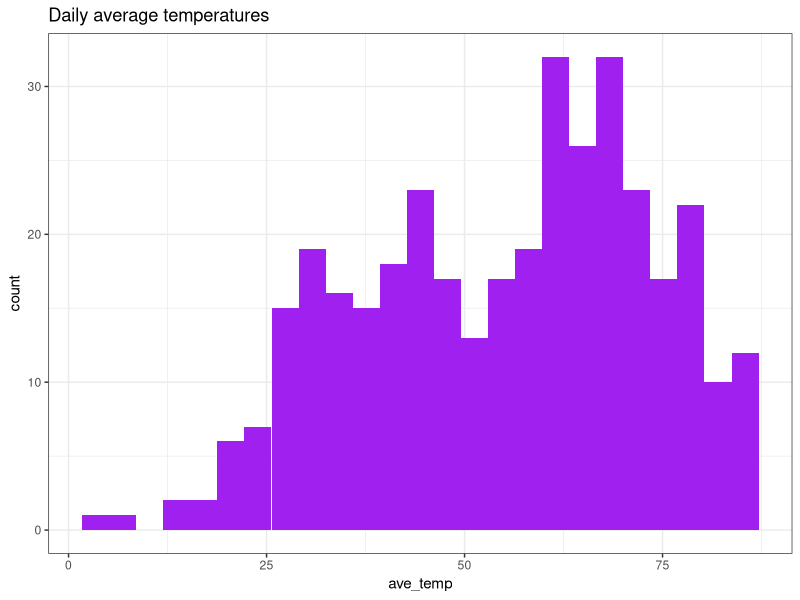
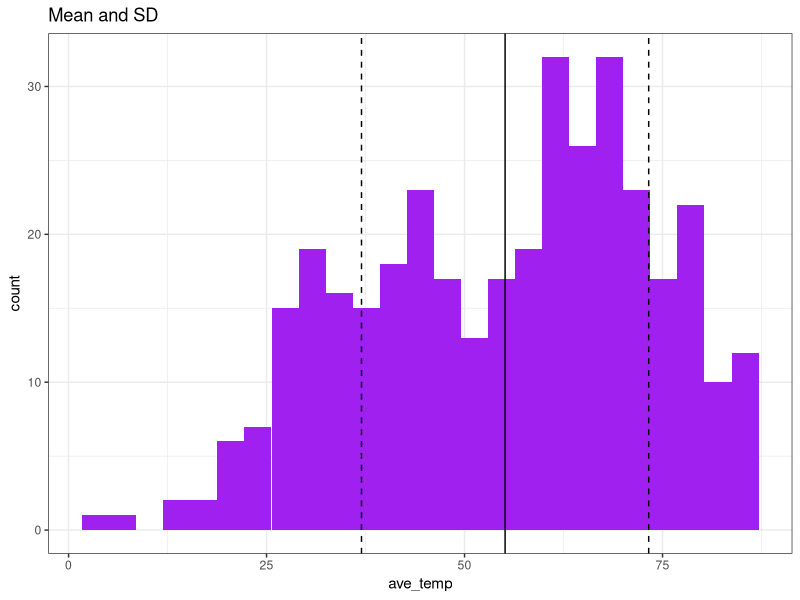
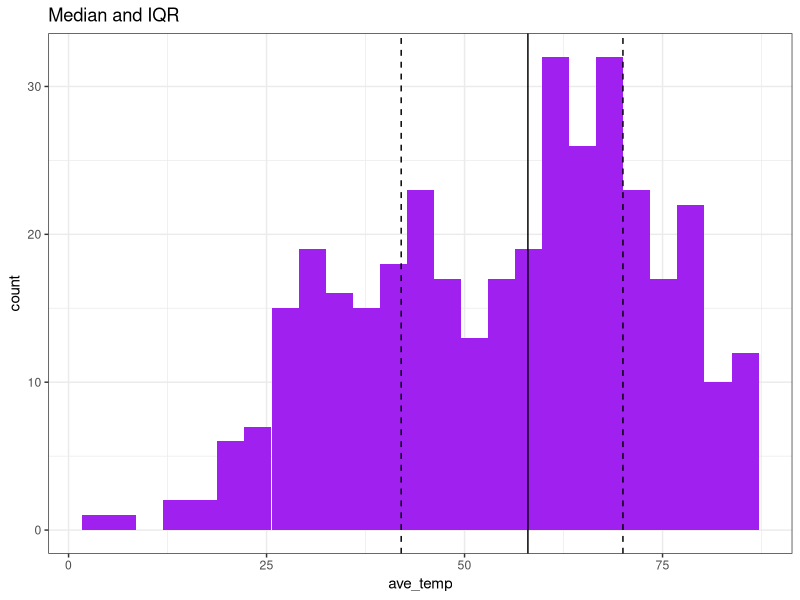
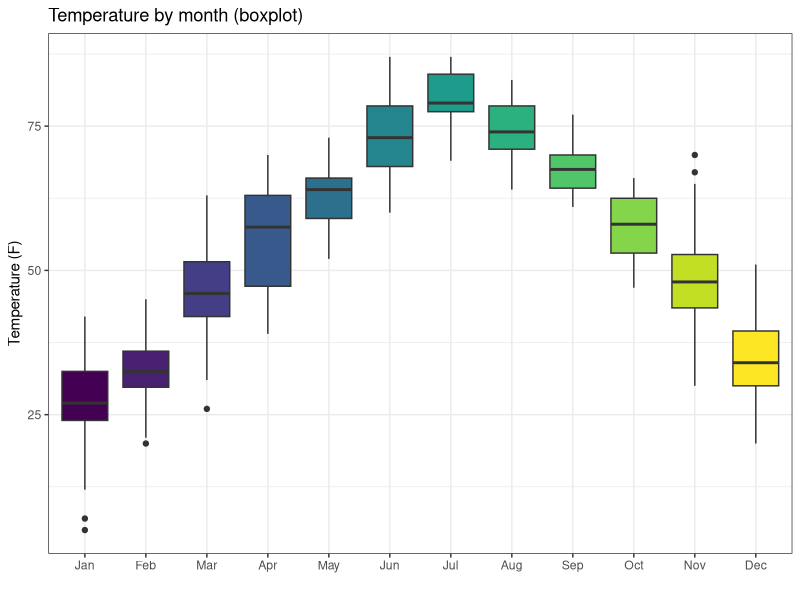
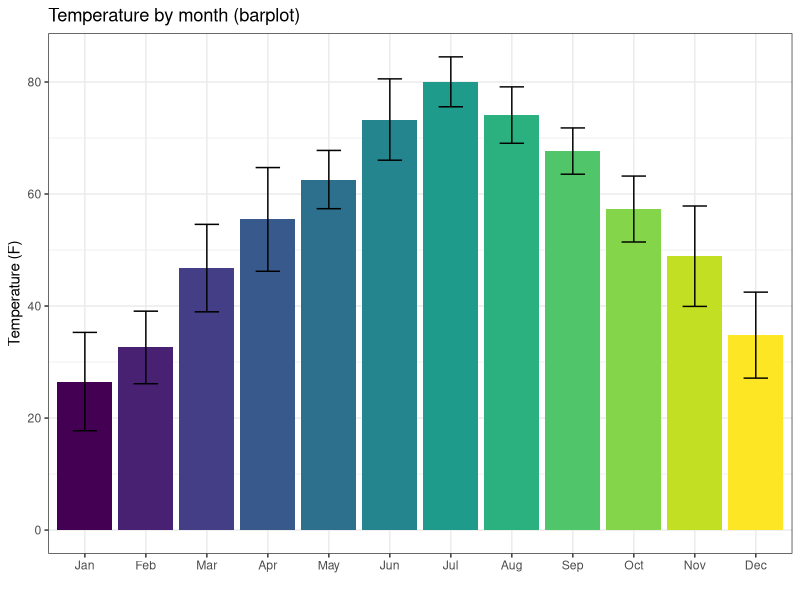
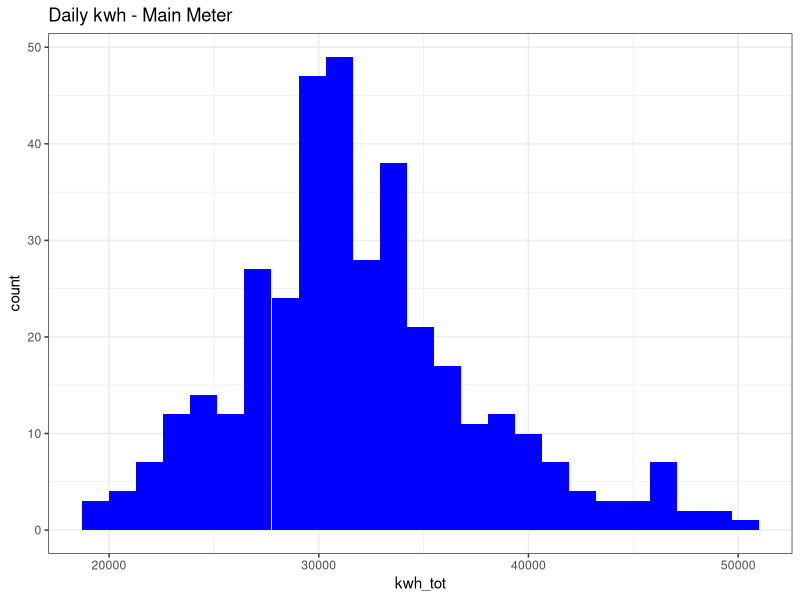
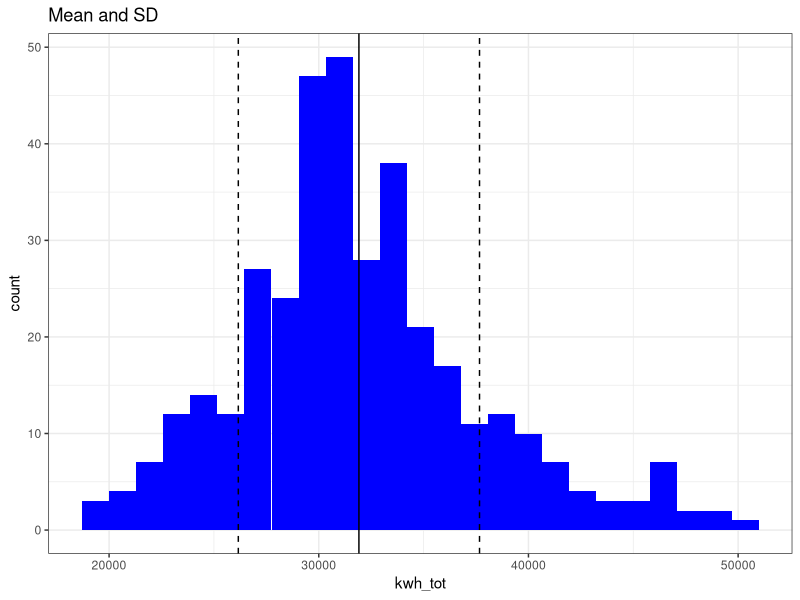
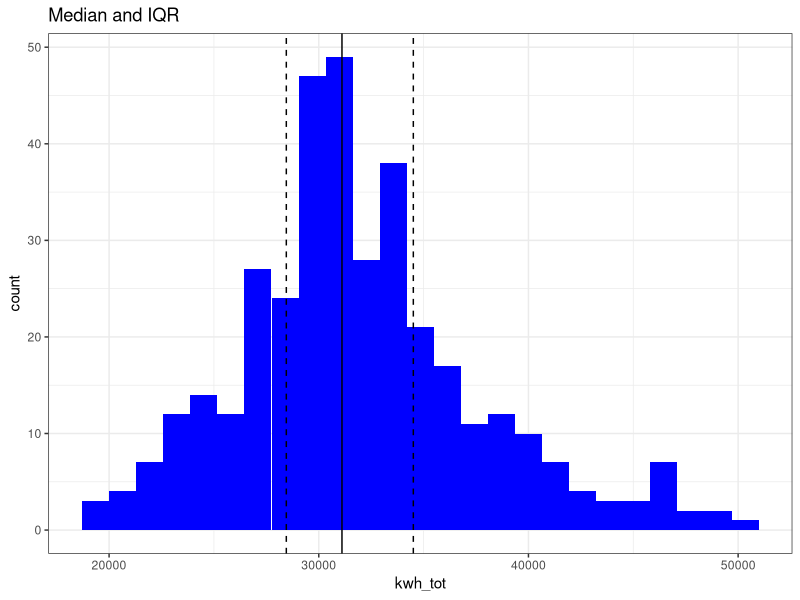

Recreate these plots in R, in order.
## ---- chunk 1
knitr::opts_chunk$set(echo = TRUE)
## ---- chunk 2
library(tidyverse)
## ---- chunk 3
# load datasets
kwh_yr <- read.csv("./data/kwh_by_building.csv", strip.white = TRUE)
kwh_daily <- read.csv("./data/FY25 PPL Electricity Data.csv", strip.white = TRUE)
buildings <- read.csv("./data/building_list_FY25.csv", strip.white = TRUE)

# create key from meters to building names
meter_key <- select(kwh_yr, meter_origin, NAME)

# create key from NAME to building type
bldg_type <- select(buildings, NAME, type)
## ---- chunk 4
kwh_yr_agg <- kwh_yr %>%
  left_join(buildings, by = "NAME") %>%
  filter(!(NAME %in% c("Main Meter", "Solar Farm",""))) %>%
  group_by(NAME) %>%
  summarize(kwh_tot = sum(kwh_tot, na.rm = TRUE),
            sqft = mean(sqft, na.rm = TRUE),
            n = n()) %>%
  mutate(kwh_sqft = kwh_tot/sqft) %>%
  left_join(bldg_type, by = "NAME") %>%
  filter(NAME != "Biddle Press Box + Restrooms" & # remove outliers 
           type != "Res Hall - U") # remove category w/o sqft data

kwh_day_agg <- kwh_daily %>%
  left_join(meter_key, by = "meter_origin") %>%
  left_join(buildings, by = "NAME") %>%
  filter(!(NAME %in% c("Main Meter", "Solar Farm",""))) %>%
  group_by(NAME, date) %>%
    summarize(kwh_tot = sum(total_kwh, na.rm = TRUE),
            sqft = mean(sqft, na.rm = TRUE),
            ave_temp = mean(ave_temp, na.rm = TRUE),
            n = n()) %>%
  mutate(kwh_sqft = kwh_tot/sqft) %>%
  left_join(bldg_type, by = "NAME") %>%
  mutate(date = mdy(date),
         month = month(date, label = TRUE),
         day = wday(date, label = TRUE))

kwh_day_main <- kwh_daily %>%
  left_join(meter_key, by = "meter_origin") %>%
  left_join(buildings, by = "NAME") %>%
  filter(NAME == "Main Meter") %>%
  group_by(NAME, date) %>%
  summarize(kwh_tot = sum(total_kwh, na.rm = TRUE),
            ave_temp = mean(ave_temp, na.rm = TRUE),
            n = n()) %>%
  mutate(date = mdy(date),
         month = month(date, label = TRUE),
         day = wday(date, label = TRUE))

temps <- kwh_day_agg %>%
  ungroup() %>%
  select(date, month, day, ave_temp) %>%
  unique()
## ---- chunk 5
str(temps)
summary(temps)
head(temps)
## ---- chunk 6
ggplot(temps, aes(x = ave_temp)) +
  geom_histogram(fill = "purple", bins = 25) +
  theme_bw() +
  labs(title = "Daily average temperatures")
## ---- chunk 7
ggplot(temps, aes(x = ave_temp)) +
  geom_histogram(fill = "purple", bins = 25) +
  theme_bw() +
  labs(title = "Mean and SD") +
  geom_vline(aes(xintercept = mean(ave_temp))) +
  geom_vline(aes(xintercept = mean(ave_temp) + sd(ave_temp)), linetype = "dashed") +
  geom_vline(aes(xintercept = mean(ave_temp) - sd(ave_temp)), linetype = "dashed") 
## ---- chunk 8
ggplot(temps, aes(x = ave_temp)) +
  geom_histogram(fill = "purple", bins = 25) +
  theme_bw() +
  labs(title = "Median and IQR") +
  geom_vline(aes(xintercept = median(ave_temp))) +
  geom_vline(aes(xintercept = quantile(ave_temp, 0.25)), linetype = "dashed") +
  geom_vline(aes(xintercept = quantile(ave_temp, 0.75)), linetype = "dashed") 
## ---- chunk 9
ggplot(temps, aes(x = month, y = ave_temp, fill = month)) +
  geom_boxplot() +
  theme_bw() +
  theme(legend.position = "none") +
  labs(title = "Temperature by month (boxplot)", x = "", y = "Temperature (F)")
## ---- chunk 10
temps_agg <- temps %>%
  group_by(month) %>%
  summarize(temp = mean(ave_temp, na.rm = TRUE),
            sd_temp = sd(ave_temp, na.rm = TRUE))

ggplot(temps_agg) +
  geom_bar(aes(x = month, y = temp, fill = month), stat = "identity") +
  geom_errorbar(aes(x = month, y = temp, 
                    ymin = temp - sd_temp, 
                    ymax = temp + sd_temp), 
                width = 0.4, color = "black") +
  theme_bw() +
  theme(legend.position = "none") +
  labs(title = "Temperature by month (barplot)", x = "", y = "Temperature (F)")
## ---- chunk 11
str(kwh_day_main)
summary(kwh_day_main)
## ---- chunk 12
ggplot(kwh_day_main, aes(x = kwh_tot)) +
  geom_histogram(fill = "blue", bins = 25) +
  theme_bw() +
  labs(title = "Daily kwh - Main Meter")
## ---- chunk 13
ggplot(kwh_day_main, aes(x = kwh_tot)) +
  geom_histogram(fill = "blue", bins = 25) +
  theme_bw() +
  labs(title = "Mean and SD") +
  geom_vline(aes(xintercept = mean(kwh_tot))) +
  geom_vline(aes(xintercept = mean(kwh_tot) + sd(kwh_tot)), linetype = "dashed") +
  geom_vline(aes(xintercept = mean(kwh_tot) - sd(kwh_tot)), linetype = "dashed") 
## ---- chunk 14
ggplot(kwh_day_main, aes(x = kwh_tot)) +
  geom_histogram(fill = "blue", bins = 25) +
  theme_bw() +
  labs(title = "Median and IQR") +
  geom_vline(aes(xintercept = median(kwh_tot))) +
  geom_vline(aes(xintercept = quantile(kwh_tot, 0.25)), linetype = "dashed") +
  geom_vline(aes(xintercept = quantile(kwh_tot, 0.75)), linetype = "dashed") 
## ---- chunk 15
ggplot(kwh_day_main, aes(x = month, y = kwh_tot, fill = month)) +
  geom_boxplot() +
  theme_bw() +
  theme(legend.position = "none") +
  labs(title = "Daily kWh by month (boxplot)", x = "", y = "kWh per day")
## ---- chunk 16
main_agg <- kwh_day_main %>%
  group_by(month) %>%
  summarize(kwh = mean(kwh_tot, na.rm = TRUE),
            sd_kwh = sd(kwh_tot, na.rm = TRUE))

ggplot(main_agg) +
  geom_bar(aes(x = month, y = kwh, fill = month), stat = "identity") +
  geom_errorbar(aes(x = month, y = kwh, 
                    ymin = kwh - sd_kwh, 
                    ymax = kwh + sd_kwh), 
                width = 0.4, color = "black") +
  theme_bw() +
  theme(legend.position = "none") +
  labs(title = "Daily kWh by month (barplot)", x = "", y = "kWh per day")
## ---- chunk 17
str(kwh_yr_agg)
summary(kwh_yr_agg)
## ---- chunk 18
ggplot(kwh_yr_agg, aes(x = kwh_sqft)) +
  geom_histogram(fill = "darkorange", bins = 30) +
  theme_bw() +
  labs(title = "Annual kWh per sqft by building")
## ---- chunk 19
ggplot(kwh_yr_agg, aes(x = kwh_sqft)) +
  geom_histogram(fill = "darkorange", bins = 30) +
  theme_bw() +
  labs(title = "Mean and SD") +
  geom_vline(aes(xintercept = mean(kwh_sqft, na.rm=T))) +
  geom_vline(aes(xintercept = mean(kwh_sqft, na.rm = T) + sd(kwh_sqft, na.rm = T)), linetype = "dashed") +
  geom_vline(aes(xintercept = mean(kwh_sqft, na.rm = T) - sd(kwh_sqft, na.rm = T)), linetype = "dashed") 
## ---- chunk 20
ggplot(kwh_yr_agg, aes(x = kwh_sqft)) +
  geom_histogram(fill = "darkorange", bins = 30) +
  theme_bw() +
  labs(title = "Median and IQR") +
  geom_vline(aes(xintercept = median(kwh_sqft, na.rm = T))) +
  geom_vline(aes(xintercept = quantile(kwh_sqft, 0.25, na.rm = T)), linetype = "dashed") +
  geom_vline(aes(xintercept = quantile(kwh_sqft, 0.75, na.rm = T)), linetype = "dashed") 
## ---- chunk 21
ggplot(kwh_yr_agg, aes(x = type, y = kwh_sqft, fill = type)) +
  geom_boxplot() +
  theme_bw() +
  theme(legend.position = "none") +
  theme(axis.text.x = element_text(angle = 45, vjust = 1, hjust = 1)) +
  labs(title = "Annual kWh/sqft by type (boxplot)", x = "", y = "kWh/sqft per year")
## ---- chunk 22
bldg_agg <- kwh_yr_agg %>%
  group_by(type) %>%
  summarize(kwh = mean(kwh_sqft, na.rm = TRUE),
            sd_kwh = sd(kwh_sqft, na.rm = TRUE))

ggplot(bldg_agg) +
  geom_bar(aes(x = type, y = kwh, fill = type), stat = "identity") +
  geom_errorbar(aes(x = type, y = kwh, 
                    ymin = kwh - sd_kwh, 
                    ymax = kwh + sd_kwh), 
                width = 0.4, color = "black") +
  theme_bw() +
  theme(legend.position = "none") +
  theme(axis.text.x = element_text(angle = 45, vjust = 1, hjust = 1)) +
  labs(title = "Annual kWh per sqft by type (barplot)", x = "", y = "kWh/sqft per year")
## ---- chunk 23
ggplot(kwh_day_agg, aes(x = kwh_tot)) +
  geom_histogram(fill = "blue", bins = 200) +
  theme_bw() +
  labs(title = "Daily kwh values per building")

ggplot(kwh_day_agg, aes(x = kwh_sqft)) +
  geom_histogram(fill = "darkorange1", bins = 200) +
  theme_bw() +
  labs(title = "Daily kwh/sqft values per building")

ggplot(kwh_yr_agg, aes(x = kwh_tot)) +
  geom_histogram(fill = "dodgerblue", bins = 50) +
  theme_bw() +
  labs(title = "Annual kwh values per building")

ggplot(kwh_yr_agg, aes(x = kwh_sqft)) +
  geom_histogram(fill = "orange", bins = 50) +
  theme_bw() +
  labs(title = "Annual kwh/sqft values per building")
## ---- chunk 24
kwh_day_finite <- filter(kwh_day_agg, is.finite(kwh_sqft))

ggplot(kwh_day_finite, aes(x = kwh_sqft)) +
  geom_histogram(fill = "darkorange1", bins = 200) +
  theme_bw() +
  labs(title = "Daily kwh/sqft values per building = mean and SD") +
  geom_vline(aes(xintercept = mean(kwh_sqft))) +
  geom_vline(aes(xintercept = mean(kwh_sqft) + sd(kwh_sqft)), linetype = "dashed") +
  geom_vline(aes(xintercept = mean(kwh_sqft) - sd(kwh_sqft)), linetype = "dashed") 
## ---- chunk 25
kwh_day_finite <- filter(kwh_day_agg, is.finite(kwh_sqft))

ggplot(kwh_day_finite, aes(x = kwh_sqft)) +
  geom_histogram(fill = "darkorange1", bins = 200) +
  theme_bw() +
  labs(title = "Daily kwh/sqft values per building = median and IQR") +
  geom_vline(aes(xintercept = median(kwh_sqft))) +
  geom_vline(aes(xintercept = quantile(kwh_sqft, 0.25)), linetype = "dashed") +
  geom_vline(aes(xintercept = quantile(kwh_sqft, 0.75)), linetype = "dashed") 
